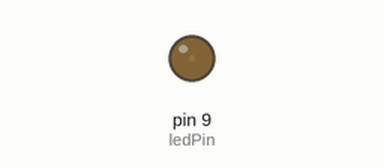
A sketch run on a simulated Arduino Uno, built with avr-gcc and run on an emulated ATmega328P. Parts: output pins drawn as LEDs (lit = HIGH).

Above: at 0.05 s.
At 1.15 s:
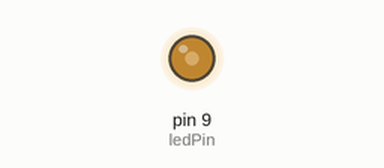
At 2.3 s:
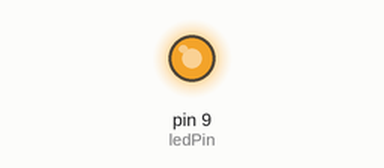
At 4.6 s:
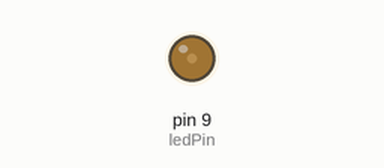
Timing chart, 0 to 6.7 s (numbered marks = the images above):
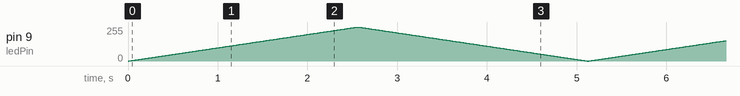

The sketch:

s1.e3.ino
```cpp
int ledPin = 9;

void setup() {
  pinMode(ledPin, OUTPUT);
}

void loop() {
  for (int b = 0;b <= 255; b++) {
    analogWrite(ledPin, b);
    delay(10);
  }

  for (int b = 255; b >= 0; b--) {
    analogWrite(ledPin, b);
    delay(10);
  }
}
```
